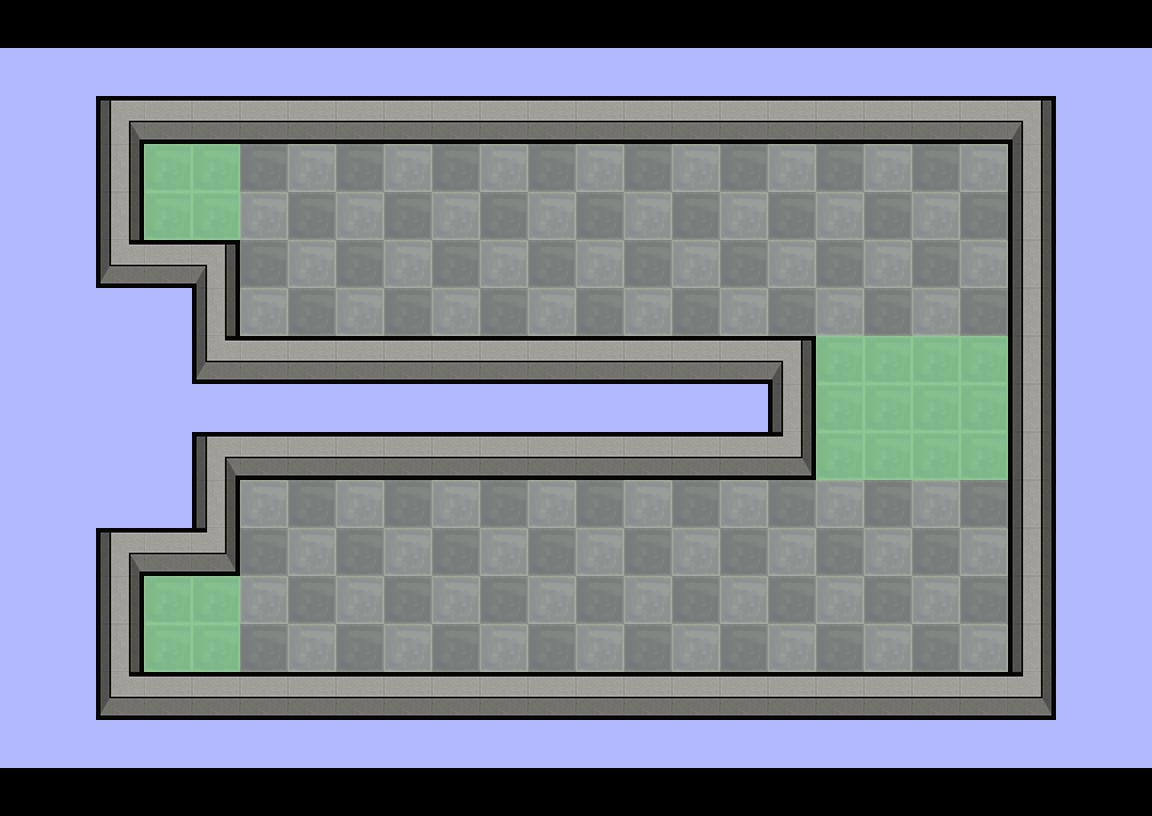

The image is a tile-based game level rendered from a .tmx file. Its description and complete source (layers, tilesets, objects, tile grids) follow:
An orthogonal 24x17 tile map with 48x48 px tiles, 6 tile layers (Tile Layer 1, Tile Layer 2, Tile Layer 3, Tile Layer 4, ...).

<map version="1.0" tiledversion="1.0.2" orientation="orthogonal" renderorder="right-down" width="24" height="17" tilewidth="48" tileheight="48" nextobjectid="1">
 <tileset firstgid="1" name="tiles" tilewidth="48" tileheight="48" tilecount="1024" columns="32">
  <image source="tiles.png" width="1536" height="1536" />
 </tileset>
 <layer name="Tile Layer 1" width="24" height="17">
  <data encoding="csv">
0,0,0,0,0,0,0,0,0,0,0,0,0,0,0,0,0,0,0,0,0,0,0,0,
0,0,0,0,0,0,0,0,0,0,0,0,0,0,0,0,0,0,0,0,0,0,0,0,
0,0,0,0,0,0,0,0,0,0,0,0,0,0,0,0,0,0,0,0,0,0,0,0,
0,0,0,407,407,405,407,405,407,405,407,405,407,405,407,405,407,405,407,405,407,0,0,0,
0,0,0,407,407,407,405,407,405,407,405,407,405,407,405,407,405,407,405,407,405,0,0,0,
0,0,0,0,0,405,407,405,407,405,407,405,407,405,407,405,407,405,407,405,407,0,0,0,
0,0,0,0,0,407,405,407,405,407,405,407,405,407,405,407,405,407,405,407,405,0,0,0,
0,0,0,0,0,0,0,0,0,0,0,0,0,0,0,0,0,407,407,407,407,0,0,0,
0,0,0,0,0,0,0,0,0,0,0,0,0,0,0,0,0,407,407,407,407,0,0,0,
0,0,0,0,0,0,0,0,0,0,0,0,0,0,0,0,0,407,407,407,407,0,0,0,
0,0,0,0,0,407,405,407,405,407,405,407,405,407,405,407,405,407,405,407,405,0,0,0,
0,0,0,0,0,405,407,405,407,405,407,405,407,405,407,405,407,405,407,405,407,0,0,0,
0,0,0,407,407,407,405,407,405,407,405,407,405,407,405,407,405,407,405,407,405,0,0,0,
0,0,0,407,407,405,407,405,407,405,407,405,407,405,407,405,407,405,407,405,407,0,0,0,
0,0,0,0,0,0,0,0,0,0,0,0,0,0,0,0,0,0,0,0,0,0,0,0,
0,0,0,0,0,0,0,0,0,0,0,0,0,0,0,0,0,0,0,0,0,0,0,0,
0,0,0,0,0,0,0,0,0,0,0,0,0,0,0,0,0,0,0,0,0,0,0,0
</data>
 </layer>
 <layer name="Tile Layer 2" width="24" height="17">
  <data encoding="csv">
115,115,115,115,115,115,115,115,115,115,115,115,115,115,115,115,115,115,115,115,115,115,115,115,
116,116,116,116,116,116,116,116,116,116,116,116,116,116,116,116,116,116,116,116,116,116,116,116,
116,116,3,2,2,2,2,2,2,2,2,2,2,2,2,2,2,2,2,2,2,4,116,116,
116,116,1,0,0,0,0,0,0,0,0,0,0,0,0,0,0,0,0,0,0,1,116,116,
116,116,1,0,0,0,0,0,0,0,0,0,0,0,0,0,0,0,0,0,0,1,116,116,
116,116,35,2,4,0,0,0,0,0,0,0,0,0,0,0,0,0,0,0,0,1,116,116,
116,116,116,116,1,0,0,0,0,0,0,0,0,0,0,0,0,0,0,0,0,1,116,116,
116,116,116,116,35,2,2,2,2,2,2,2,2,2,2,2,4,0,0,0,0,1,116,116,
116,116,116,116,116,116,116,116,116,116,116,116,116,116,116,116,1,0,0,0,0,1,116,116,
116,116,116,116,3,2,2,2,2,2,2,2,2,2,2,2,36,0,0,0,0,1,116,116,
116,116,116,116,1,0,0,0,0,0,0,0,0,0,0,0,0,0,0,0,0,1,116,116,
116,116,3,2,36,0,0,0,0,0,0,0,0,0,0,0,0,0,0,0,0,1,116,116,
116,116,1,0,0,0,0,0,0,0,0,0,0,0,0,0,0,0,0,0,0,1,116,116,
116,116,1,0,0,0,0,0,0,0,0,0,0,0,0,0,0,0,0,0,0,1,116,116,
116,116,35,2,2,2,2,2,2,2,2,2,2,2,2,2,2,2,2,2,2,36,116,116,
116,116,116,116,116,116,116,116,116,116,116,116,116,116,116,116,116,116,116,116,116,116,116,116,
115,115,115,115,115,115,115,115,115,115,115,115,115,115,115,115,115,115,115,115,115,115,115,115
</data>
 </layer>
 <layer name="Tile Layer 3" width="24" height="17">
  <data encoding="csv">
0,0,0,0,0,0,0,0,0,0,0,0,0,0,0,0,0,0,0,0,0,0,0,0,
0,0,0,0,0,0,0,0,0,0,0,0,0,0,0,0,0,0,0,0,0,0,0,0,
0,0,0,0,0,0,0,0,0,0,0,0,0,0,0,0,0,0,0,0,0,0,0,0,
0,0,0,114,114,0,0,0,0,0,0,0,0,0,0,0,0,0,0,0,0,0,0,0,
0,0,0,114,114,0,0,0,0,0,0,0,0,0,0,0,0,0,0,0,0,0,0,0,
0,0,0,0,0,0,0,0,0,0,0,0,0,0,0,0,0,0,0,0,0,0,0,0,
0,0,0,0,0,0,0,0,0,0,0,0,0,0,0,0,0,0,0,0,0,0,0,0,
0,0,0,0,0,0,0,0,0,0,0,0,0,0,0,0,0,0,0,0,0,0,0,0,
0,0,0,0,0,0,0,0,0,0,0,0,0,0,0,0,0,0,0,0,0,0,0,0,
0,0,0,0,0,0,0,0,0,0,0,0,0,0,0,0,0,0,0,0,0,0,0,0,
0,0,0,0,0,0,0,0,0,0,0,0,0,0,0,0,0,0,0,0,0,0,0,0,
0,0,0,0,0,0,0,0,0,0,0,0,0,0,0,0,0,0,0,0,0,0,0,0,
0,0,0,0,0,0,0,0,0,0,0,0,0,0,0,0,0,0,0,0,0,0,0,0,
0,0,0,0,0,0,0,0,0,0,0,0,0,0,0,0,0,0,0,0,0,0,0,0,
0,0,0,0,0,0,0,0,0,0,0,0,0,0,0,0,0,0,0,0,0,0,0,0,
0,0,0,0,0,0,0,0,0,0,0,0,0,0,0,0,0,0,0,0,0,0,0,0,
0,0,0,0,0,0,0,0,0,0,0,0,0,0,0,0,0,0,0,0,0,0,0,0
</data>
 </layer>
 <layer name="Tile Layer 4" width="24" height="17">
  <data encoding="csv">
0,0,0,0,0,0,0,0,0,0,0,0,0,0,0,0,0,0,0,0,0,0,0,0,
0,0,0,0,0,0,0,0,0,0,0,0,0,0,0,0,0,0,0,0,0,0,0,0,
0,0,0,0,0,0,0,0,0,0,0,0,0,0,0,0,0,0,0,0,0,0,0,0,
0,0,0,0,0,0,0,0,0,0,0,0,0,0,0,0,0,0,0,0,0,0,0,0,
0,0,0,0,0,0,0,0,0,0,0,0,0,0,0,0,0,0,0,0,0,0,0,0,
0,0,0,0,0,0,0,0,0,0,0,0,0,0,0,0,0,0,0,0,0,0,0,0,
0,0,0,0,0,0,0,0,0,0,0,0,0,0,0,0,0,0,0,0,0,0,0,0,
0,0,0,0,0,0,0,0,0,0,0,0,0,0,0,0,0,0,0,0,0,0,0,0,
0,0,0,0,0,0,0,0,0,0,0,0,0,0,0,0,0,0,0,0,0,0,0,0,
0,0,0,0,0,0,0,0,0,0,0,0,0,0,0,0,0,0,0,0,0,0,0,0,
0,0,0,0,0,0,0,0,0,0,0,0,0,0,0,0,0,0,0,0,0,0,0,0,
0,0,0,0,0,0,0,0,0,0,0,0,0,0,0,0,0,0,0,0,0,0,0,0,
0,0,0,114,114,0,0,0,0,0,0,0,0,0,0,0,0,0,0,0,0,0,0,0,
0,0,0,114,114,0,0,0,0,0,0,0,0,0,0,0,0,0,0,0,0,0,0,0,
0,0,0,0,0,0,0,0,0,0,0,0,0,0,0,0,0,0,0,0,0,0,0,0,
0,0,0,0,0,0,0,0,0,0,0,0,0,0,0,0,0,0,0,0,0,0,0,0,
0,0,0,0,0,0,0,0,0,0,0,0,0,0,0,0,0,0,0,0,0,0,0,0
</data>
 </layer>
 <layer name="Tile Layer 5" width="24" height="17">
  <data encoding="csv">
0,0,0,0,0,0,0,0,0,0,0,0,0,0,0,0,0,0,0,0,0,0,0,0,
0,0,0,0,0,0,0,0,0,0,0,0,0,0,0,0,0,0,0,0,0,0,0,0,
0,0,0,0,0,0,0,0,0,0,0,0,0,0,0,0,0,0,0,0,0,0,0,0,
0,0,0,0,0,0,0,0,0,0,0,0,0,0,0,0,0,0,0,0,0,0,0,0,
0,0,0,0,0,0,0,0,0,0,0,0,0,0,0,0,0,0,0,0,0,0,0,0,
0,0,0,0,0,0,0,0,0,0,0,0,0,0,0,0,0,0,0,0,0,0,0,0,
0,0,0,0,0,0,0,0,0,0,0,0,0,0,0,0,0,0,0,0,0,0,0,0,
0,0,0,0,0,0,0,0,0,0,0,0,0,0,0,0,0,114,114,114,114,0,0,0,
0,0,0,0,0,0,0,0,0,0,0,0,0,0,0,0,0,114,114,114,114,0,0,0,
0,0,0,0,0,0,0,0,0,0,0,0,0,0,0,0,0,114,114,114,114,0,0,0,
0,0,0,0,0,0,0,0,0,0,0,0,0,0,0,0,0,0,0,0,0,0,0,0,
0,0,0,0,0,0,0,0,0,0,0,0,0,0,0,0,0,0,0,0,0,0,0,0,
0,0,0,0,0,0,0,0,0,0,0,0,0,0,0,0,0,0,0,0,0,0,0,0,
0,0,0,0,0,0,0,0,0,0,0,0,0,0,0,0,0,0,0,0,0,0,0,0,
0,0,0,0,0,0,0,0,0,0,0,0,0,0,0,0,0,0,0,0,0,0,0,0,
0,0,0,0,0,0,0,0,0,0,0,0,0,0,0,0,0,0,0,0,0,0,0,0,
0,0,0,0,0,0,0,0,0,0,0,0,0,0,0,0,0,0,0,0,0,0,0,0
</data>
 </layer>
 <layer name="Tile Layer 6" width="24" height="17">
  <data encoding="csv">
0,0,0,0,0,0,0,0,0,0,0,0,0,0,0,0,0,0,0,0,0,0,0,0,
0,0,0,0,0,0,0,0,0,0,0,0,0,0,0,0,0,0,0,0,0,0,0,0,
0,0,0,0,0,0,0,0,0,0,0,0,0,0,0,0,0,0,0,0,0,0,0,0,
0,0,0,0,0,0,0,0,0,0,0,0,0,0,0,0,0,0,0,0,0,0,0,0,
0,0,0,0,0,0,0,0,0,0,0,0,0,0,0,0,0,0,0,0,0,0,0,0,
0,0,0,0,0,0,0,0,0,0,0,0,0,0,0,0,0,0,0,0,0,0,0,0,
0,0,0,0,0,0,0,0,0,0,0,0,0,0,0,0,0,0,0,0,0,0,0,0,
0,0,0,0,0,0,0,0,0,0,0,0,0,0,0,0,0,0,0,0,0,0,0,0,
0,0,0,0,0,0,0,0,0,0,0,0,0,0,0,0,0,0,0,0,0,0,0,0,
0,0,0,0,0,0,0,0,0,0,0,0,0,0,0,0,0,0,0,0,0,0,0,0,
0,0,0,0,0,0,0,0,0,0,0,0,0,0,0,0,0,0,0,0,0,0,0,0,
0,0,0,0,0,0,0,0,0,0,0,0,0,0,0,0,0,0,0,0,0,0,0,0,
0,0,0,0,0,0,0,0,0,0,0,0,0,0,0,0,0,0,0,0,0,0,0,0,
0,0,0,0,0,0,0,0,0,0,0,0,0,0,0,0,0,0,0,0,0,0,0,0,
0,0,0,0,0,0,0,0,0,0,0,0,0,0,0,0,0,0,0,0,0,0,0,0,
0,0,0,0,0,0,0,0,0,0,0,0,0,0,0,0,0,0,0,0,0,0,0,0,
0,0,0,0,0,0,0,0,0,0,0,0,0,0,0,0,0,0,0,0,0,0,0,0
</data>
 </layer>
</map>
